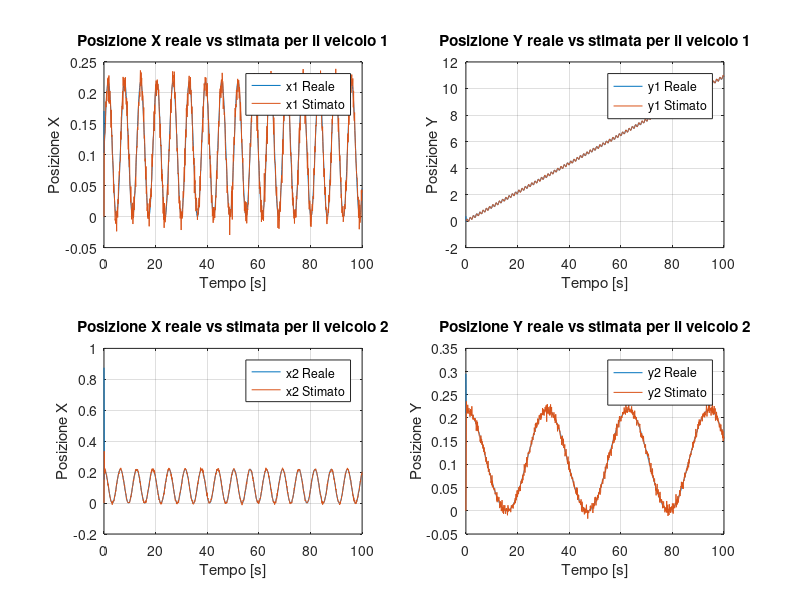
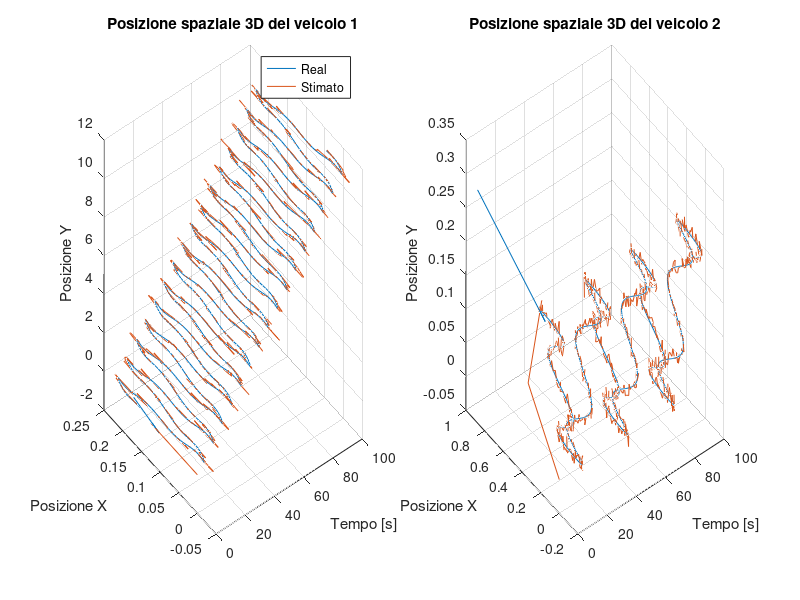

The MATLAB source for these figures, in order:
clear
close all
clc
%% Filtro di Kalman Distribuito

% Il codice simula un sistema distribuito
% in cui due veicoli si muovono con dinamiche semplici e vengono monitorati da sensori rumorosi.
% Il filtro di Kalman viene utilizzato per stimare la posizione dei veicoli
% combinando misure di GPS e radar.

%% Inizializzazione Sistema

% Parametri generali
Dt = 0.1; % Passo di campionamento (100 ms)
t = 0:Dt:100; % Intervallo di simulazione

%% Inizializzazione Veicolo 1
x1 = rand(2,1); % Posizione iniziale casuale
% Comando di controllo (accelerazione variabile nel tempo)
ux1 = 1 + sin(t);
uy1 = t + sin(t*5);
u1 = [ux1;uy1];

%% Inizializzazione Veicolo 2
x2 = rand(2,1); % Posizione iniziale casuale
% Comando di controllo (accelerazione variabile nel tempo)
ux2 = 1 + cos(t);
uy2 =  1 + cos(t/5);
u2 = [ux2;uy2];

%% Attrito & Dinamica
% Modello:
% x_i+1 = a⋅x_i + b⋅u_i
% posizione futura = effetto attrito + effetto controllo

A = eye(2) * -0.1;  % Matrice di transizione stato (attrito)
B = eye(2) * Dt * 1.2; % Matrice di controllo

%% Simulazione della dinamica dei veicoli
x1Store = zeros(2, length(t));
x1Store(:,1) = x1;
x2Store = zeros(2, length(t));
x2Store(:,1) = x2;

for i = 1:length(t)-1
    % Aggiornamento della posizione del veicolo 1 -> ideale
    x1Store(:,i+1) = A * x1Store(:,i) + B * u1(:,i);
    % Aggiornamento della posizione del veicolo 2 -> ideale
    x2Store(:,i+1) = A * x2Store(:,i) + B * u2(:,i);
end

%% Incertezze misure

% Errore nelle misure di accelerazione
sigma_u1 = 0.1;
u1_bar = u1 + randn(2, length(u1)) * sigma_u1;
sigma_u2 = 0.05;
u2_bar = u2 + randn(2, length(u2)) * sigma_u2;

% Errore nelle misure GPS
sigma_gps1 = 0.3;
x1GPS = x1Store + randn(2, length(x1Store)) .* sigma_gps1;
ProbGPS1 = 0.05; % Probabilità che il GPS sia disponibile

sigma_gps2 = 0.2;
x2GPS = x2Store + randn(2, length(x2Store)) .* sigma_gps2;
ProbGPS2 = 0.9;

% Errore nelle misure Radar (posizione relativa veicoli)
sigma_radar = 0.1;
ProbRadar = 0.8;

%% Inizializzazione del Filtro di Kalman

% ------> Veicolo 1 <------
x1Est = zeros(2, length(t));

% covarianza errore di stima 
P1 = 100 * eye(2); % Matrice 2×2
P1Store = zeros(2, 2, length(t));
P1PredStore = zeros(2, 2, length(t));

% ----> Veicolo 2 <------
x2Est = zeros(2, length(t));

% covarianza errore di stima 
P2 = 100 * eye(2); % Matrice 2×2 
P2Store = zeros(2, 2, length(t));
P2PredStore = zeros(2, 2, length(t));

for i = 1:length(t)-1

    %% Filtro di Kalman per il veicolo 1
    
    % PREDIZIONE
    x1EstPred = A * x1Est(:,i) + B * u1_bar(:,i);
    P1pred = A * P1 * A' + B * sigma_u1^2 * B'; % predizione covarianza dell'errore
    
    % Aggiornamento basato su GPS
    if rand(1) <= ProbGPS1
        H = eye(2); % matrice di osservazione
        R = sigma_gps1^2 * eye(2); % covarianza dell'errore GPS
        InnCov = H * P1pred * H' + R;
        W = P1pred * H' / InnCov;
        x1Est(:,i+1) = x1EstPred + W * (x1GPS(:,i+1) - H * x1EstPred);
        P1 = (eye(2) - W * H) * P1pred;
    else
        x1Est(:,i+1) = x1EstPred;
        P1 = P1pred;
    end

    P1Store(:,:,i+1) = P1;  
    P1PredStore(:,:,i+1) = P1pred; 

    %% Filtro di Kalman per il veicolo 2
    
    % PREDIZIONE
    x2EstPred = A * x2Est(:,i) + B * u2_bar(:,i);
    P2pred = A * P2 * A' + B * sigma_u2^2 * B'; % predizione covarianza dell'errore
    
    % Aggiornamento basato su GPS
    if rand(1) <= ProbGPS2
        H = eye(2); 
        R = sigma_gps2^2 * eye(2); % covarianza dell'errore GPS
        InnCov = H * P2pred * H' + R;
        W = P2pred * H' / InnCov;
        x2Est(:,i+1) = x2EstPred + W * (x2GPS(:,i+1) - H * x2EstPred);
        P2 = (eye(2) - W * H) * P2pred;
    else
        x2Est(:,i+1) = x2EstPred;
        P2 = P2pred;
    end

    P2Store(:,:,i+1) = P2;  
    P2PredStore(:,:,i+1) = P2pred;

end

%% Visualizzazione dei risultati
PLOTPos = true;
PLOTCov = false;
PLOTAutoc = false;
PLOTHist = false;

%% Posizioni
if PLOTPos == true
    figure(1), clf, hold on;

    % Primo grafico: Posizione X reale vs stimata per il veicolo 1
    subplot(2, 2, 1);  
    plot(t, x1Store(1,:)); % Posizione X reale
    hold on;
    plot(t, x1Est(1,:));   % Posizione X stimata
    title('Posizione X reale vs stimata per il veicolo 1');
    xlabel('Tempo [s]');
    ylabel('Posizione X');
    legend('x1 Reale', 'x1 Stimato');
    grid on; 
    % Secondo grafico: Posizione Y reale vs stimata per il veicolo 1
    subplot(2, 2, 2); 
    plot(t, x1Store(2,:));  % Posizione Y reale
    hold on;
    plot(t, x1Est(2,:));    % Posizione Y stimata
    title('Posizione Y reale vs stimata per il veicolo 1');
    xlabel('Tempo [s]');
    ylabel('Posizione Y');
    legend('y1 Reale', 'y1 Stimato');
    grid on;

    % Posizione X reale vs stimata per il veicolo 2
    subplot(2, 2, 3);  
    plot(t, x2Store(1,:)); % Posizione X reale
    hold on;
    plot(t, x2Est(1,:));   % Posizione X stimata
    title('Posizione X reale vs stimata per il veicolo 2');
    xlabel('Tempo [s]');
    ylabel('Posizione X');
    legend('x2 Reale', 'x2 Stimato');
    grid on;   
    % Secondo grafico: Posizione Y reale vs stimata per il veicolo 2
    subplot(2, 2, 4); 
    plot(t, x2Store(2,:));  % Posizione Y reale
    hold on;
    plot(t, x2Est(2,:));    % Posizione Y stimata
    title('Posizione Y reale vs stimata per il veicolo 2');
    xlabel('Tempo [s]');
    ylabel('Posizione Y');
    legend('y2 Reale', 'y2 Stimato');
    grid on;


    % Plot 3D per il veicolo 1
    figure(2);
    subplot(1,2,1)
    %t = linspace(0, 10, 1001);             % Tempo da 0 a 10 secondi
    x1_3D = [x1Store(1,:); x1Store(2,:)];   % Posizione X e Y (ad esempio una traiettoria circolare)
    x1_3D_est = [x1Est(1,:); x1Est(2,:)];
    plot3(t,x1_3D(1,:), x1_3D(2,:));   % Posizione reale
    hold on
    plot3(t,x1_3D_est(1,:), x1_3D_est(2,:));
    legend('Real','Stimato')
    ylabel('Posizione X');
    zlabel('Posizione Y');
    xlabel('Tempo [s]');
    grid on;
    hold off
    title('Posizione spaziale 3D del veicolo 1');

    subplot(1,2,2)
    %t = linspace(0, 10, 1001);             % Tempo da 0 a 10 secondi
    x2_3D = [x2Store(1,:); x2Store(2,:)];             % Posizione X e Y (ad esempio una traiettoria circolare)
    x2_3D_est = [x2Est(1,:); x2Est(2,:)];
    plot3(t,x2_3D(1,:), x2_3D(2,:));   % Posizione reale
    hold on
    plot3(t,x2_3D_est(1,:), x2_3D_est(2,:));
    ylabel('Posizione X');
    zlabel('Posizione Y');
    xlabel('Tempo [s]');
    grid on;
    title('Posizione spaziale 3D del veicolo 2');
    



end

%% Covarianza
if PLOTCov == true
    % Andamento della covarianza
    figure(3), clf, hold on;
    plot(t, squeeze(P1Store(1,1,:)), 'b'); % Covarianza x1
    plot(t, squeeze(P1PredStore(1,1,:)), 'r--'); % Covarianza predetta x1
    plot(t, squeeze(P2Store(1,1,:)), 'k--'); % Covarianza x2
    plot(t, squeeze(P2PredStore(1,1,:)), 'g--'); % Covarianza predetta x2
    legend('P1', 'P1 Predetto', 'P2', 'P2 Predetto');
    xlabel('Tempo [s]');
    ylabel('Covarianza');
    set(gca, 'YScale', 'log');
    title('Andamento della covarianza di errore');
end

%% Autocorrelazione
if PLOTAutoc == true
    % Autocorrelazione delle misure
    figure(4), clf, hold on;
    subplot(2,1,1)
    autocorr(u1_bar(1,:) - u1(1,:));
    title('Autocorrelazione del rumore sulle accelerazioni X Veicolo 1');
    subplot(2,1,2)
    autocorr(u1_bar(2,:) - u1(2,:));
    title('Autocorrelazione del rumore sulle accelerazioni Y Veicolo 1');
    
    figure(5), clf, hold on;
    subplot(2,1,1)
    autocorr(x1Est(1,:));
    title('Autocorrelazione della stima della posizione X Veicolo 1');
    subplot(2,1,2)
    autocorr(x1Est(2,:));
    title('Autocorrelazione della stima della posizione Y Veicolo 1');
end

if PLOTHist == true
    % Istogramma degli errori di stima per il veicolo 1
    Error = x1Store(1,10:end) - x1Est(1,10:end);
    figure(6), clf, hold on;
    subplot(1,2,1)
    histogram(Error);
    title('Distribuzione degli errori di stima X - Veicolo 1');
    % Istogramma degli errori di stima per il veicolo 1
    Error = x1Store(2,10:end) - x1Est(2,10:end);
    subplot(1,2,2)
    histogram(Error);
    title('Distribuzione degli errori di stima Y - Veicolo 1');

    % disp('Varianza campionaria Veicolo 1:');
    % var(Error)
    % disp('Varianza stimata dal KF Veicolo 1:');
    % P1

    % Istogramma degli errori di stima per il veicolo 1
    Error = x2Store(1,10:end) - x2Est(1,10:end);
    figure(7), clf, hold on;
    subplot(1,2,1)
    histogram(Error);
    title('Distribuzione degli errori di stima X - Veicolo 1');
    % Istogramma degli errori di stima per il veicolo 1
    Error = x2Store(2,10:end) - x2Est(2,10:end);
    subplot(1,2,2)
    histogram(Error);
    title('Distribuzione degli errori di stima Y - Veicolo 1');

    % disp('Varianza campionaria Veicolo 2:');
    % var(Error)
    % disp('Varianza stimata dal KF Veicolo 2:');
    % P2
end
